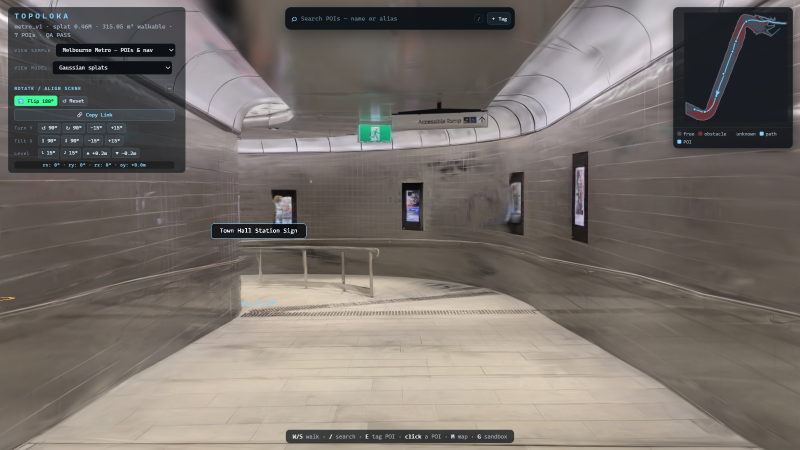
#> input picture docs/demo/cards_r2/source/hero_initial.png, 1600 x 900 px (shown at 1/2 size)
$ python build_cards_r2.py
#> lines starting #> are read from the running program, lines starting #| are printed output that depends on the picture
"""Build the 1920x1080 cards for the Round 2 demo video.

Run from the repo root:
    python docs/demo/build_cards_r2.py
"""
from __future__ import annotations

import math
import random
from pathlib import Path

from PIL import Image, ImageDraw, ImageFilter, ImageFont

ROOT = Path(__file__).resolve().parents[2]
OUT = Path(__file__).resolve().parent / "cards_r2"
OUT.mkdir(parents=True, exist_ok=True)
HERO = OUT / "source" / "hero_initial.png"
NAV = OUT / "source" / "live_navigate.png"

W, H = 1920, 1080
BG = (7, 11, 16)
PANEL = (15, 22, 31)
PANEL2 = (20, 29, 40)
LINE = (44, 60, 78)
TEXT = (232, 239, 246)
MUTED = (150, 168, 186)
DIM = (112, 132, 150)
CYAN = (127, 212, 255)
GREEN = (64, 224, 138)
AMBER = (255, 190, 92)
PINK = (255, 122, 168)
VIOLET = (178, 150, 255)

SEGOE = "C:/Windows/Fonts/segoeui.ttf"
SEGOE_B = "C:/Windows/Fonts/segoeuib.ttf"
SEGOE_L = "C:/Windows/Fonts/segoeuil.ttf"
CONSOLA = "C:/Windows/Fonts/consola.ttf"
CONSOLA_B = "C:/Windows/Fonts/consolab.ttf"


def font(path: str, size: int) -> ImageFont.FreeTypeFont:
    return ImageFont.truetype(path, size)


def bg() -> Image.Image:
    base = Image.new("RGB", (W, H), BG)
    px = base.load()
    top = (9, 14, 21)
    bottom = (4, 7, 11)
    for y in range(H):
        t = y / (H - 1)
        c = tuple(int(top[i] * (1 - t) + bottom[i] * t) for i in range(3))
        for x in range(W):
            px[x, y] = c
    grid = Image.new("RGBA", (W, H), (0, 0, 0, 0))
    gd = ImageDraw.Draw(grid)
    for x in range(0, W, 80):
        gd.line([(x, 0), (x, H)], fill=(90, 130, 170, 12), width=1)
    for y in range(0, H, 80):
        gd.line([(0, y), (W, y)], fill=(90, 130, 170, 12), width=1)
    base = Image.alpha_composite(base.convert("RGBA"), grid)
    vig = Image.new("L", (W, H), 0)
    vd = ImageDraw.Draw(vig)
    vd.ellipse([-W * 0.25, -H * 0.35, W * 1.25, H * 1.35], fill=255)
    vig = vig.filter(ImageFilter.GaussianBlur(180))
    black = Image.new("RGBA", (W, H), (0, 0, 0, 255))
    black.putalpha(Image.eval(vig, lambda v: 110 - int(v * 0.43)))
    return Image.alpha_composite(base, black).convert("RGB")


def spaced(draw: ImageDraw.ImageDraw, xy, text: str, fnt, fill, spacing: int):
    x, y = xy
    for ch in text:
        draw.text((x, y), ch, font=fnt, fill=fill)
        x += draw.textlength(ch, font=fnt) + spacing
    return x


def header(img: Image.Image, chapter: str) -> None:
    d = ImageDraw.Draw(img)
    d.text((70, 48), "TOPOLOKA", font=font(SEGOE_B, 26), fill=CYAN)
    d.text((70, 82), chapter, font=font(SEGOE, 22), fill=MUTED)
    d.text((W - 70, 54), "TECHFEST 2026–27  ·  ROUND 2",
           font=font(SEGOE_B, 20), fill=MUTED, anchor="ra")


def footer(img: Image.Image, text: str) -> None:
    d = ImageDraw.Draw(img)
    d.line([(70, H - 74), (W - 70, H - 74)], fill=(40, 54, 70), width=1)
    d.text((70, H - 54), text, font=font(SEGOE, 20), fill=MUTED)


def wrap(draw, text, fnt, max_width):
    words = text.split()
    lines, cur = [], ""
    for w in words:
        test = (cur + " " + w).strip()
        if draw.textlength(test, font=fnt) <= max_width:
            cur = test
        else:
            lines.append(cur)
            cur = w
    if cur:
        lines.append(cur)
    return lines


def save(img: Image.Image, name: str) -> None:
    img.convert("RGB").save(OUT / name, quality=96)
    print("wrote", OUT / name)


def chip(d: ImageDraw.ImageDraw, x, y, text, color=CYAN, size=22):
    f = font(SEGOE_B, size)
    tw = d.textlength(text, font=f)
    d.rounded_rectangle([x, y, x + tw + 40, y + 46], radius=23,
                        fill=(12, 20, 28), outline=(50, 70, 90), width=2)
    d.text((x + 20, y + 10), text, font=f, fill=color)
    return x + tw + 52


def card_title() -> None:
    img = Image.open(HERO).convert("RGB")
#> img is the input picture: PIL image 1600x900 RGB; mean R, G, B 119.3, 112.3, 106.5
    img = img.resize((W, H), Image.LANCZOS)
#> img: PIL image 1920x1080 RGB
    img = img.convert("RGBA")
#> img: PIL image 1920x1080 RGBA
    # Solid title field on the left, fading into the twin on the right.
    shade = Image.new("RGBA", (W, H), (0, 0, 0, 0))
#> shade: PIL image 1920x1080 RGBA; every value is 0
    sd = ImageDraw.Draw(shade)
    for x in range(W):
        t = min(1.0, max(0.0, (x - 860) / 790))
        alpha = int(255 * (1 - t) ** 1.3)
        sd.line([(x, 0), (x, H)], fill=(6, 9, 13, alpha))
    img = Image.alpha_composite(img, shade)
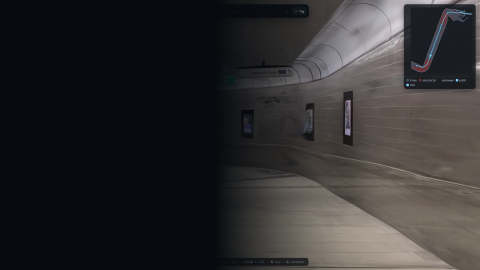
#> img: PIL image 1920x1080 RGBA (shown at 1/4 size); mean R, G, B, A 46.6, 45.7, 46.3, 255

    d = ImageDraw.Draw(img)
    headed = spaced(d, (104, 206), "ROUND 2  ·  DUE 30 NOV 2026",
                    font(SEGOE_B, 23), CYAN, 3)
#> headed = 539.2
    _ = headed
    d.text((98, 258), "TOPOLOKA", font=font(SEGOE_B, 148), fill=TEXT)
    d.text((100, 446), "Search the twin.", font=font(SEGOE_L, 64), fill=TEXT)
    d.text((100, 518), "Route the walk.", font=font(SEGOE_L, 64), fill=CYAN)

    body = ("Seven authored points of interest, a real spatial index, and "
            "obstacle-aware paths on the same costmap that stops you walking "
            "through walls.")
    y = 638
    for line in wrap(d, body, font(SEGOE, 28), 820):
#> in wrap, `words = text.split()`: words = ['Seven', 'authored', 'points', 'of', 'interest,', 'a', 'real', 'spatial', 'index,', 'and', 'obstacle-aware', 'paths', 'on', 'the', 'same', 'costmap', 'that', 'stops', 'you', 'walking', 'through', 'walls.']
#> in wrap, `lines, cur = [], ""`: cur = ''
        d.text((102, y), line, font=font(SEGOE, 28), fill=(196, 212, 226))
        y += 40
#> this loop made 3 passes
#> after the loop, y = 758

    x = 102
    for label, col in (("7 POIs · 5 categories", CYAN),
                       ("50 web tests", GREEN),
                       ("static · no backend", AMBER)):
        x = chip(d, x, 796, label, col)
#> this loop made 3 passes
#> x on passes 1 to 3: 380.8, 574.1, 834.8
    d.text((104, 906), "sciencebanda09.github.io/topoloka",
           font=font(CONSOLA_B, 27), fill=CYAN)
    d.text((104, 950), "Round 1 free-roam is unchanged. Round 2 adds search and routing.",
           font=font(SEGOE, 22), fill=MUTED)
    save(img, "r2_01_title.png")


def card_contract() -> None:
    img = bg().convert("RGBA")
#> in bg, `base = Image.new("RGB", (W, H), BG)`:
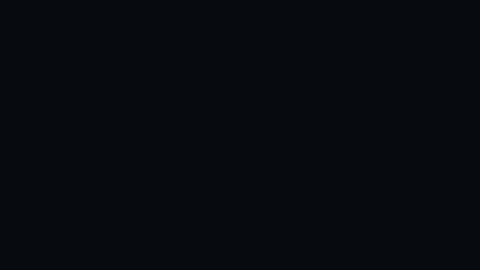
#> base: PIL image 1920x1080 RGB (shown at 1/4 size); mean R, G, B 7, 11, 16
    d = ImageDraw.Draw(img)
    header(img, "THE CONTRACT")
    d.text((90, 146), "A POI is a contract,", font=font(SEGOE_B, 64), fill=TEXT)
    d.text((90, 220), "not a pin.", font=font(SEGOE_B, 64), fill=CYAN)
    d.text((94, 312), "One versioned JSON file ships beside the nav grid.",
           font=font(SEGOE, 27), fill=MUTED)

    # JSON panel
    x, y = 90, 376
    d.rounded_rectangle([x, y, x + 1000, y + 552], radius=16,
                        fill=(10, 15, 21), outline=LINE, width=2)
    d.text((x + 26, y + 18), "test/metro_v1/nav/pois.json",
           font=font(CONSOLA_B, 22), fill=DIM)
    d.text((x + 26, y + 52), "{", font=font(CONSOLA, 24), fill=MUTED)
    rows = [
        ('  "id": ', '"tunnel-walkway"', ','),
        ('  "name": ', '"Tunnel Walkway"', ','),
        ('  "category": ', '"walkway"', ','),
        ('  "aliases": ', '["tunnel", "corridor"]', ','),
        ('  "x": ', '-2.41', ',  "y": 6.02,  "z": 0'),
        ('  "radius": ', '1.4', ','),
        ('  "description": ', '"Covered pedestrian link', ',"'),
        ('                  ', '"between the platforms."', ''),
        ('  "view": ', '{ "x": -4.02, "y": 4.12,', ''),
        ('           ', '"yaw": 0.31 }', ''),
        ("}", "", ""),
    ]
    yy = y + 86
    for key, val, tail in rows:
        d.text((x + 34, yy), key, font=font(CONSOLA, 23), fill=CYAN)
        kx = x + 34 + d.textlength(key, font=font(CONSOLA, 23))
        d.text((kx, yy), val, font=font(CONSOLA, 23), fill=AMBER)
        vx = kx + d.textlength(val, font=font(CONSOLA, 23))
        d.text((vx, yy), tail, font=font(CONSOLA, 23), fill=MUTED)
        yy += 40
#> this loop made 11 passes
#> (kx, vx) on passes 1 to 8: (195.8, 397.7), (240.1, 445), (276.5, 396.8), (253.9, 491.8), (188.5, 248), (245.9, 282.5), (302.7, 587.2), (255.6, 545.6)
#> after the loop, yy = 902

    # Gate panel
    gx = 1140
    d.rounded_rectangle([gx, 376, gx + 690, 928], radius=16, fill=PANEL,
                        outline=LINE, width=2)
    d.text((gx + 34, 402), "PIPELINE GATE", font=font(SEGOE_B, 22), fill=CYAN)
    checks = [
        ("Schema v1", "required fields, typed values"),
        ("Unique ids", "no duplicate names or ids"),
        ("On the floor", "x · y inside the navigable grid"),
        ("In the capture", "radius and view pose are reachable"),
        ("Deterministic", "stable order, validated before copy"),
    ]
    yy = 460
    for head, sub in checks:
        d.ellipse([gx + 36, yy + 6, gx + 50, yy + 20], fill=GREEN)
        d.text((gx + 68, yy), head, font=font(SEGOE_B, 25), fill=TEXT)
        d.text((gx + 68, yy + 34), sub, font=font(SEGOE, 21), fill=MUTED)
        yy += 82
#> after the loop, yy = 870
    d.line([(gx + 34, 872), (gx + 656, 872)], fill=LINE, width=1)
    d.text((gx + 34, 886), "7 POIs · 5 categories · validated at build time",
           font=font(SEGOE, 20), fill=DIM)

    tiles = [("7", "POIs, hand-authored"), ("5", "categories"),
             ("1", "contract, reused by editor + web")]
    x = 90
    for value, label in tiles:
        d.rounded_rectangle([x, 936, x + 480, 996], radius=12, fill=PANEL,
                            outline=LINE, width=1)
        d.text((x + 22, 948), value, font=font(SEGOE_B, 30), fill=CYAN)
        d.text((x + 80, 954), label, font=font(SEGOE, 22), fill=MUTED)
        x += 520
#> after the loop, x = 1650
    footer(img, "Same file feeds the browser index, the editor export, and the pipeline validator.")
    save(img, "r2_02_contract.png")
#> call 2 of save, with name = 'r2_02_contract.png'
#> in save (call 2), `img.convert("RGB").save(OUT / name, quality=96)`:
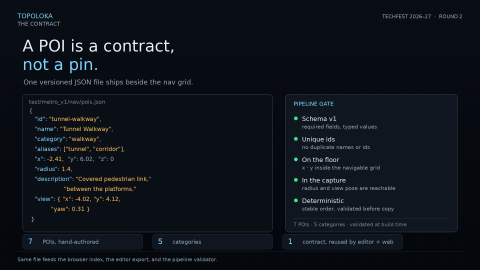
#> saved as r2_02_contract.png: PIL image 1920x1080 RGB (shown at 1/4 size); mean R, G, B 13.8, 19.3, 25.8


def card_index() -> None:
    img = bg().convert("RGBA")
    d = ImageDraw.Draw(img)
    header(img, "THE INDEX")
    d.text((90, 146), "Two indexes,", font=font(SEGOE_B, 64), fill=TEXT)
    d.text((90, 220), "built at load.", font=font(SEGOE_B, 64), fill=CYAN)
    d.text((94, 312), "No search server. No precomputed result list.",
           font=font(SEGOE, 27), fill=MUTED)

    # Spatial buckets
    px, py, size = 90, 376, 620
    d.rounded_rectangle([px, py, px + 830, py + 552], radius=16, fill=PANEL,
                        outline=LINE, width=2)
    d.text((px + 30, py + 22), "1 m SPATIAL BUCKETS", font=font(SEGOE_B, 21), fill=CYAN)
    ox, oy, cell = px + 42, py + 86, 46
    cols, rows = 10, 8
    near = {(4, 5), (3, 5), (5, 5), (4, 4), (4, 6)}
    for r in range(rows):
        for c in range(cols):
            x0, y0 = ox + c * cell, oy + r * cell
            fill = (20, 32, 44) if (r, c) not in near else (24, 52, 62)
            d.rectangle([x0, y0, x0 + cell - 2, y0 + cell - 2], fill=fill,
                        outline=(36, 50, 64))
    d.rectangle([ox + 4 * cell, oy + 5 * cell, ox + 5 * cell - 2,
                 oy + 6 * cell - 2], outline=CYAN, width=3)
    dots = [(4, 5, CYAN, "you"), (7, 1, GREEN, ""), (2, 2, AMBER, ""),
            (8, 5, PINK, ""), (1, 6, VIOLET, ""), (6, 6, GREEN, ""),
            (9, 2, AMBER, "")]
    for c, r, col, label in dots:
        cx = ox + c * cell + cell / 2
        cy = oy + r * cell + cell / 2
        d.ellipse([cx - 8, cy - 8, cx + 8, cy + 8], fill=col)
    d.text((ox, oy + rows * cell + 18), "bucket = floor(x), floor(y)  ·  neighbours expand the radius",
           font=font(CONSOLA, 18), fill=DIM)
    d.text((ox, oy + rows * cell + 48), "query the player cell, then walk outward",
           font=font(SEGOE, 21), fill=MUTED)

    # Token index
    tx = 976
    d.rounded_rectangle([tx, 376, tx + 854, 928], radius=16, fill=PANEL2,
                        outline=LINE, width=2)
    d.text((tx + 34, 402), "INVERTED TOKEN INDEX", font=font(SEGOE_B, 21), fill=CYAN)
    tokens = [('"tunnel"', ["tunnel-walkway"]),
              ('"exit"', ["emergency-exit"]),
              ('"platform"', ["platforms-1-2"]),
              ('"sign"', ["town-hall-sign"]),
              ('"walkway"', ["tunnel-walkway"])]
    yy = 456
    for token, hits in tokens:
        d.text((tx + 36, yy), token, font=font(CONSOLA_B, 23), fill=AMBER)
        d.text((tx + 214, yy), "→", font=font(CONSOLA, 23), fill=DIM)
        d.text((tx + 254, yy), ", ".join(hits), font=font(CONSOLA, 22), fill=TEXT)
        yy += 44
#> after the loop, yy = 676
    d.line([(tx + 34, 694), (tx + 820, 694)], fill=LINE, width=1)
    d.text((tx + 34, 714), "FUZZY FALLBACK", font=font(SEGOE_B, 21), fill=CYAN)
    d.text((tx + 36, 758), "tunel", font=font(CONSOLA_B, 28), fill=PINK)
    d.text((tx + 132, 758), "→ Tunnel Walkway", font=font(CONSOLA, 25), fill=TEXT)
    d.text((tx + 36, 800), "Levenshtein distance ≤ 2", font=font(SEGOE, 22), fill=MUTED)
    d.text((tx + 36, 850), "Ranking: exact, prefix, fuzzy, then proximity.",
           font=font(SEGOE, 20), fill=DIM)
    footer(img, "Built once at load from pois.json; every keystroke re-ranks in memory.")
    save(img, "r2_03_index.png")


def card_verified() -> None:
    img = bg().convert("RGBA")
    d = ImageDraw.Draw(img)
    header(img, "QUALITY GATE")
    d.text((90, 146), "Trust is still", font=font(SEGOE_B, 64), fill=TEXT)
    d.text((90, 220), "a deliverable.", font=font(SEGOE_B, 64), fill=CYAN)
    d.text((94, 312), "Round 2 re-runs every gate, not just the new ones.",
           font=font(SEGOE, 27), fill=MUTED)
    d.rounded_rectangle([1480, 150, 1830, 222], radius=14, fill=(18, 60, 42),
                        outline=GREEN, width=2)
    d.text((1655, 186), "QA PASS", font=font(SEGOE_B, 30), fill=GREEN,
           anchor="mm")

    tiles = [
        ("50 / 50", "web unit tests", "POIs · nav · pathfinding"),
        ("21 / 21", "pipeline tests", "schema · grid · packaging"),
        ("strict", "TypeScript check", "tsc --noEmit"),
        ("954.6 kB", "production JS", "19.6 kB CSS · built"),
        ("76 / 76", "Playwright checks", "desktop · mobile · sandbox"),
        ("27 / 27", "live Pages checks", "same build, public URL"),
    ]
    x0, y0, tw, th, gap = 90, 380, 560, 210, 40
    for i, (value, label, sub) in enumerate(tiles):
        col, row = i % 3, i // 3
        x = x0 + col * (tw + gap)
        y = y0 + row * (th + gap)
        d.rounded_rectangle([x, y, x + tw, y + th], radius=16, fill=PANEL,
                            outline=LINE, width=2)
        d.text((x + 26, y + 24), value, font=font(SEGOE_B, 46), fill=CYAN)
        d.text((x + 26, y + 96), label, font=font(SEGOE_B, 26), fill=TEXT)
        d.text((x + 26, y + 138), sub, font=font(SEGOE, 21), fill=MUTED)
        d.ellipse([x + tw - 48, y + 28, x + tw - 32, y + 44], fill=GREEN)
    d.rounded_rectangle([90, 880, 1830, 952], radius=12, fill=PANEL2,
                        outline=LINE, width=1)
    d.text((116, 900), "Every gate runs in CI. The same evidence is in docs/r2_evidence.md.",
           font=font(SEGOE, 24), fill=TEXT)
    footer(img, "Counts from the R2 branch build; live results re-checked on the public Pages URL.")
    save(img, "r2_04_verified.png")


def card_live() -> None:
    img = Image.open(NAV).convert("RGB")
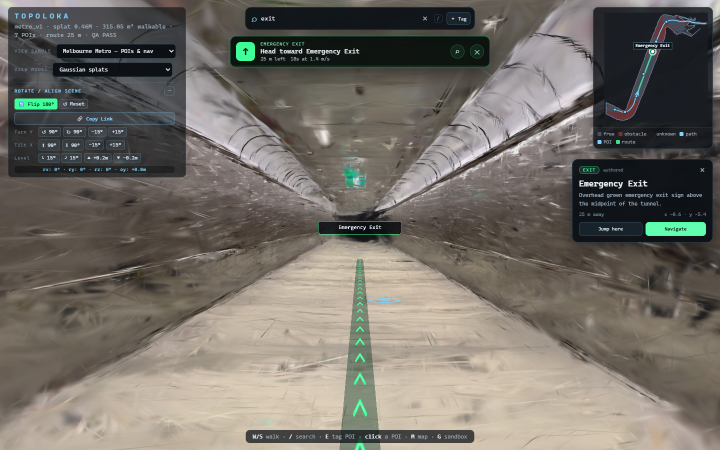
#> input picture docs/demo/cards_r2/source/live_navigate.png, 1440 x 900 px (shown at 1/2 size)
#> img is the input picture: PIL image 1440x900 RGB; mean R, G, B 115.2, 110.4, 102.9
    img = img.resize((W, H), Image.LANCZOS).convert("RGBA")
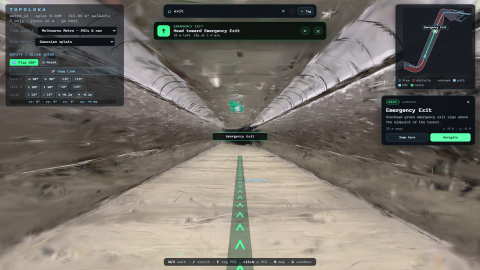
#> img: PIL image 1920x1080 RGBA (shown at 1/4 size); mean R, G, B, A 115.3, 110.4, 102.9, 255
    bottom = Image.new("RGBA", (W, H), (0, 0, 0, 0))
    bd = ImageDraw.Draw(bottom)
    for y in range(H - 310, H):
        alpha = int(236 * ((y - (H - 310)) / 310) ** 1.1)
        bd.line([(0, y), (W, y)], fill=(4, 8, 12, alpha))
    img = Image.alpha_composite(img, bottom)
    d = ImageDraw.Draw(img)
    d.rounded_rectangle([52, 788, 760, 842], radius=10,
                        fill=(5, 9, 13), outline=(48, 66, 84), width=1)
    d.text((70, 802), "LIVE GITHUB PAGES", font=font(SEGOE_B, 20), fill=CYAN)
    d.text((310, 800), "sciencebanda09.github.io/topoloka",
           font=font(CONSOLA, 20), fill=TEXT)
    d.text((70, 860), "Same seven POIs · same route · same static folder",
           font=font(SEGOE_B, 34), fill=TEXT)
    d.text((70, 914), "No backend, no account, no install.",
           font=font(SEGOE, 24), fill=MUTED)
    d.text((W - 70, 870), "27 / 27 CHECKS PASSED", font=font(SEGOE_B, 24),
           fill=GREEN, anchor="ra")
    save(img, "r2_05_live.png")
#> in save (call 5), `img.convert("RGB").save(OUT / name, quality=96)`:
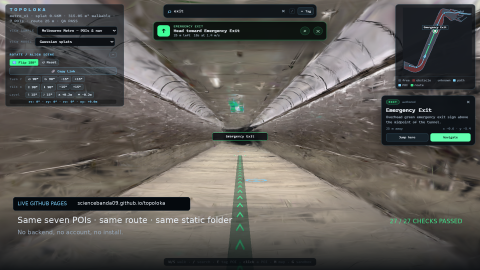
#> saved as r2_05_live.png: PIL image 1920x1080 RGB (shown at 1/4 size); mean R, G, B 92.2, 89.6, 84.9


def card_nav_failsafe() -> None:
    img = bg().convert("RGBA")
    d = ImageDraw.Draw(img)
    header(img, "NAVIGATION FAILSAFES")
    d.text((90, 146), "The tracker is", font=font(SEGOE_B, 64), fill=TEXT)
    d.text((90, 220), "boring on purpose.", font=font(SEGOE_B, 64), fill=CYAN)
    d.text((94, 312), "Same 5 cm costmap, three guarantees.",
           font=font(SEGOE, 27), fill=MUTED)

    tiles = [
        ("1.2 m", "off-course before reroute", "replans from the current cell"),
        ("0.7 m", "stop radius at the goal", "no overshoot, no jitter"),
        ("10 cm", "planning clearance", "unknown + obstacle cells blocked"),
    ]
    x = 90
    for value, label, sub in tiles:
        d.rounded_rectangle([x, 380, x + 560, 600], radius=16, fill=PANEL,
                            outline=LINE, width=2)
        d.text((x + 28, 404), value, font=font(SEGOE_B, 58), fill=CYAN)
        d.text((x + 28, 486), label, font=font(SEGOE_B, 24), fill=TEXT)
        d.text((x + 28, 530), sub, font=font(SEGOE, 20), fill=MUTED)
        x += 600
#> after the loop, x = 1890

    # schematic route
    px, py, pw, ph = 90, 640, 1050, 300
    d.rounded_rectangle([px, py, px + pw, py + ph], radius=16, fill=PANEL2,
                        outline=LINE, width=2)
    d.text((px + 28, py + 20), "REROUTE", font=font(SEGOE_B, 20), fill=CYAN)
    d.line([(px + 40, py + 250), (px + 820, py + 250)], fill=(48, 64, 80), width=18)
    d.line([(px + 40, py + 110), (px + 820, py + 110)], fill=(48, 64, 80), width=18)
    path = [(px + 70, py + 220), (px + 250, py + 220), (px + 370, py + 160),
            (px + 560, py + 160), (px + 660, py + 120), (px + 800, py + 120)]
    d.line(path, fill=(24, 92, 60), width=14, joint="curve")
    d.line(path, fill=GREEN, width=6, joint="curve")
    dashed = [(px + 250, py + 220), (px + 330, py + 190),
              (px + 380, py + 160), (px + 560, py + 160)]
    for i in range(0, len(dashed) - 1):
        d.line([dashed[i], dashed[i + 1]], fill=(150, 110, 70), width=3)
    d.line([(px + 250, py + 220), (px + 330, py + 250)],
           fill=(255, 120, 120), width=3)
    d.ellipse([px + 244, py + 214, px + 256, py + 226], fill=(255, 120, 120))
    d.text((px + 238, py + 178), "1.2 m off course", font=font(SEGOE, 18),
           fill=(255, 160, 150))
    d.ellipse([px + 786, py + 106, px + 814, py + 134], outline=GREEN, width=4)
    d.text((px + 748, py + 64), "goal · 0.7 m", font=font(SEGOE, 18),
           fill=GREEN)
    d.text((px + 28, py + 254), "green = new plan   orange = original heading",
           font=font(SEGOE, 18), fill=DIM)

    # overlay note
    nx, nw = 1170, 660
    d.rounded_rectangle([nx, 640, nx + nw, 940], radius=16, fill=PANEL,
                        outline=LINE, width=2)
    d.text((nx + 30, 666), "AFTER-SPLAT OVERLAY", font=font(SEGOE_B, 21), fill=CYAN)
    body = ("The ribbon and POI rings draw after the Gaussian splat pass. "
            "Without that second pass, the splat paints over every transparent "
            "3-D object.")
    y = 714
    for line in wrap(d, body, font(SEGOE, 23), nw - 60):
        d.text((nx + 30, y), line, font=font(SEGOE, 23), fill=TEXT)
        y += 36
#> this loop made 3 passes
#> y on passes 1 to 3: 750, 786, 822
#> after the loop, y = 822
    d.line([(nx + 30, 872), (nx + nw - 30, 872)], fill=LINE, width=1)
    d.text((nx + 30, 888), "Same path on floor and minimap.",
           font=font(SEGOE, 19), fill=MUTED)
    footer(img, "Thresholds from the shipped tracker; route drawn from nav.json waypoints.")
    save(img, "r2_04b_nav_failsafe.png")
#> in save (call 6), `img.convert("RGB").save(OUT / name, quality=96)`:
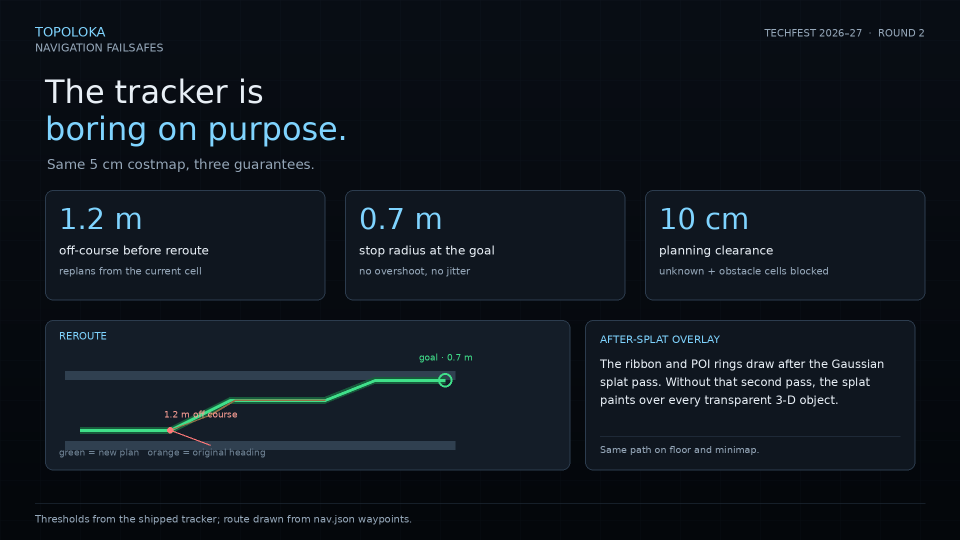
#> saved as r2_04b_nav_failsafe.png: PIL image 1920x1080 RGB (shown at 1/2 size); mean R, G, B 15.4, 22.3, 29.9


def card_overlay_still() -> None:
    src = OUT / "source" / "nav_overlay.png"
#> (the run stopped early here; a loop or call above may not have finished)
